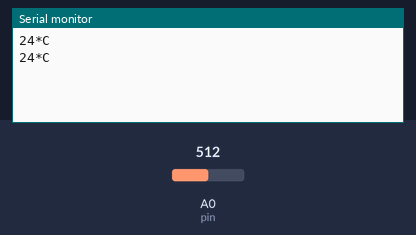
A sketch run on a simulated Arduino Uno, built with avr-gcc and run on an emulated ATmega328P. On the bench: the last lines printed to the serial monitor. The inputs (shaded band) are chosen by the test bench; at power-on: A0 (pin) = 512.

Above: at 10.8 s.
10.9 s: A0 (pin) set to 716
At 20.7 s:
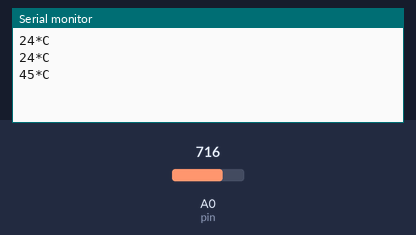
20.9 s: A0 (pin) set to 900
At 30.4 s:
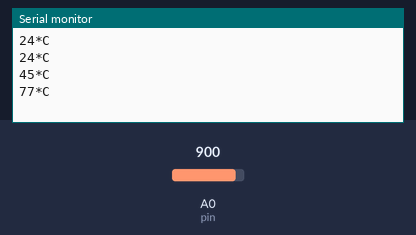
Timing chart, 0 to 31.9 s (numbered marks = the images above; inputs shaded):
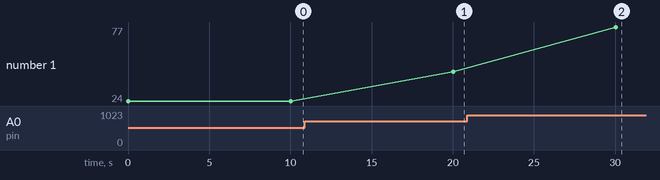

Measured:
- after the input at 10.9 s, the serial monitor: prints a new line after 9.1 s (image 1)
- after the input at 20.9 s, the serial monitor: prints a new line after 9.1 s (image 2)
- plotted number 1: 24 → 45 after the input at 10.9 s, 45 → 77 after the input at 20.9 s

The sketch:

thermistor.ino
```cpp
#include <SoftwareSerial.h>
#include <math.h>

int pin = 0;
SoftwareSerial XBee(2, 3); // RX, TX

void setup() {
  // put your setup code here, to run once:
  XBee.begin(9600);
  Serial.begin(9600);
}

void loop() {
  int temperature = getTemp();
  String mytemp = String(temperature);
  String mymessage = String("D," + mytemp);
XBee.print(mymessage);
//XBee.print(temperature);
XBee.write("\n");
Serial.print(temperature);
Serial.println("*C");
delay(10000);

  // put your main code here, to run repeatedly:
//  XBee.write("Hello, World!\n");
//  Serial.write("Sent a message...\n");
//  delay(2000);
}

//
int getTemp(){
  int RawADC = analogRead(pin);
  long Resistance;
  double Temp;
  Resistance=((10240000/RawADC) - 10000);
/******************************************************************/
  /* Utilizes the Steinhart-Hart Thermistor Equation:        */
  /*    Temperature in Kelvin = 1 / {A + B[ln(R)] + C[ln(R)]^3}   */
  /*    where A = 0.001129148, B = 0.000234125 and C = 8.76741E-08  */
  /******************************************************************/
  Temp = log(Resistance);
  Temp = 1 / (0.001129148 + (0.000234125 * Temp) + (0.0000000876741 * Temp * Temp * Temp));
  Temp = Temp - 273.15;  // Convert Kelvin to Celsius

  return Temp;

}
```
